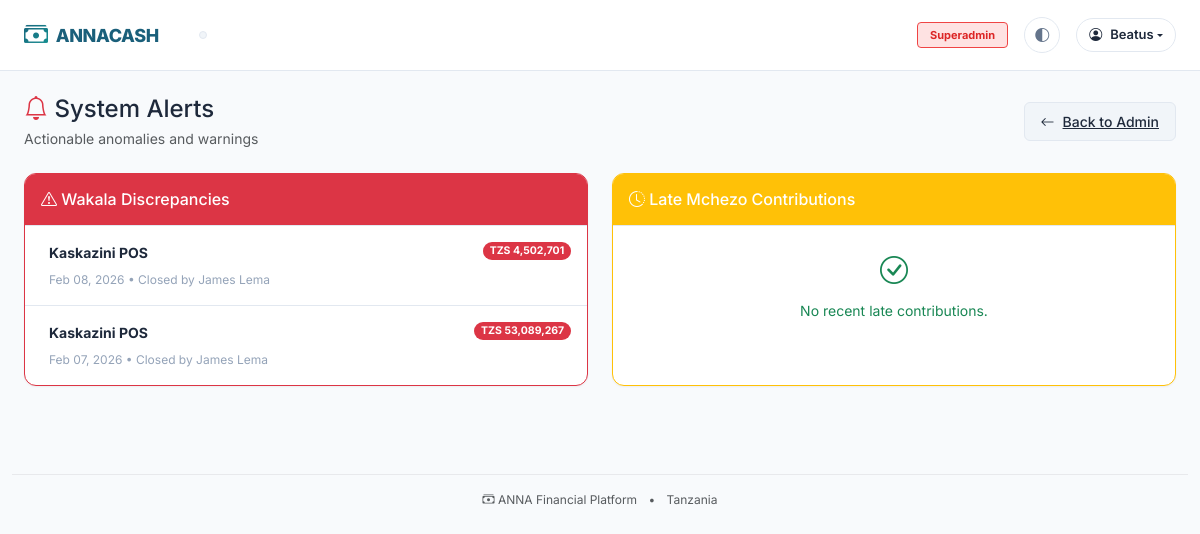
The page /audit/alerts/ (signed in) on the database as committed earlier.
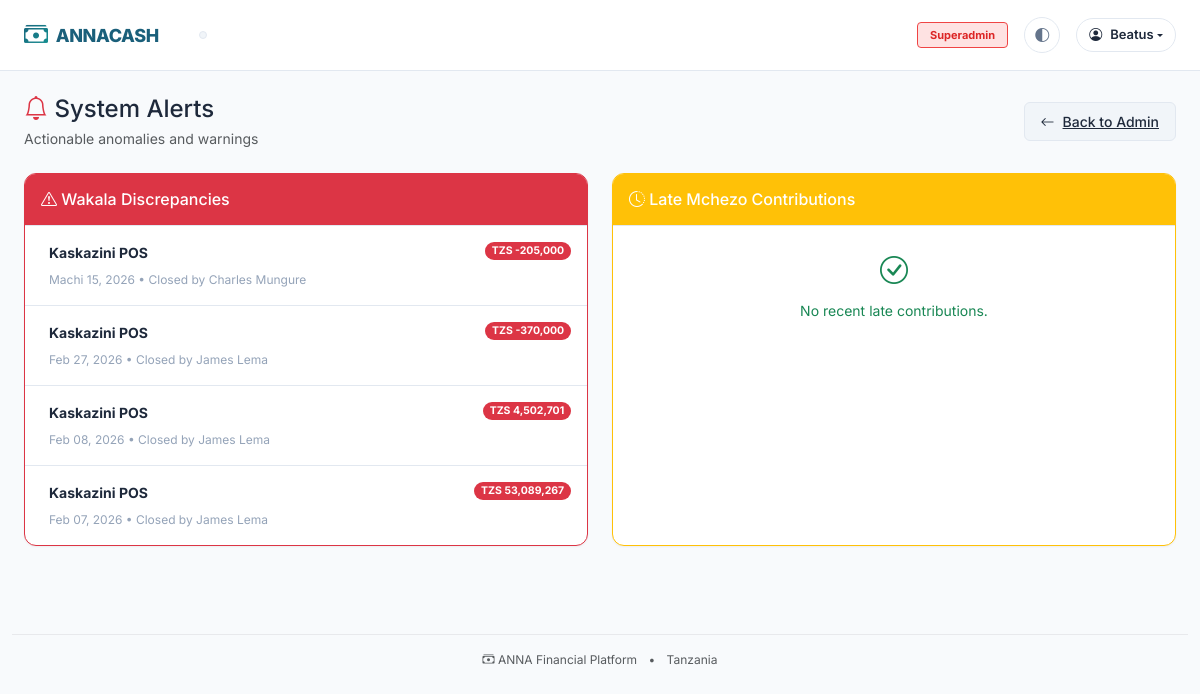
The same page on the database as committed later.
### wakala/models.py (models this page shows, shortened)
class FinancialDay(AuditableModel):
    STATUS_CHOICES = [
        ("draft", "Draft"),
        ("open", "Open"),
        ("closing", "Closing"),
        ("closed", "Closed"),
    ]
    wakala = models.ForeignKey(
        Wakala, on_delete=models.CASCADE, related_name="financial_days"
    )
    date = models.DateField()
    status = models.CharField(max_length=20, choices=STATUS_CHOICES, default="draft")
    opening_cash = models.DecimalField(
        max_digits=15, decimal_places=2, default=0, validators=[MinValueValidator(0)]
    )
    opening_float = models.DecimalField(
        max_digits=15, decimal_places=2, default=0, validators=[MinValueValidator(0)]
    )
    opening_balance = models.DecimalField(
        max_digits=15, decimal_places=2, default=0, validators=[MinValueValidator(0)]
    )
    opening_balance_note = models.TextField(blank=True)
    computed_closing_cash = models.DecimalField(
        max_digits=15, decimal_places=2, default=0, validators=[MinValueValidator(0)]
    )
    computed_closing_float = models.DecimalField(
        max_digits=15, decimal_places=2, default=0, validators=[MinValueValidator(0)]
    )
    computed_closing_balance = models.DecimalField(
        max_digits=15, decimal_places=2, default=0, validators=[MinValueValidator(0)]
    )
    closing_cash = models.DecimalField(
        max_digits=15,
        decimal_places=2,
        null=True,
        blank=True,
        validators=[MinValueValidator(0)],
    )
    closing_float = models.DecimalField(
        max_digits=15,
        decimal_places=2,
        null=True,
        blank=True,
        validators=[MinValueValidator(0)],
    )
    closing_balance = models.DecimalField(
        max_digits=15,
        decimal_places=2,
        null=True,
        blank=True,
        validators=[MinValueValidator(0)],
    )
    closing_balance_note = models.TextField(blank=True)
    discrepancy = models.DecimalField(max_digits=15, decimal_places=2, default=0)
    discrepancy_note = models.TextField(blank=True)
    opened_at = models.DateTimeField(blank=True, null=True)
    closed_at = models.DateTimeField(blank=True, null=True)
    opened_by = models.ForeignKey(
        settings.AUTH_USER_MODEL,
        on_delete=models.SET_NULL,
        null=True,
        blank=True,
        related_name="financial_days_opened",
    )
    closed_by = models.ForeignKey(
        settings.AUTH_USER_MODEL,
        on_delete=models.SET_NULL,
        null=True,
        blank=True,
        related_name="financial_days_closed",
    )
    class Meta:
        unique_together = ("wakala", "date")
        ordering = ["-date"]
        verbose_name = "Financial Day"
        verbose_name_plural = "Financial Days"

class Wakala(AuditableModel):
    name = models.CharField(max_length=200)
    business_type = models.CharField(max_length=100)
    registration_number = models.CharField(max_length=50, blank=True, null=True)
    tin = models.CharField(max_length=20, blank=True, null=True)
    phone_number = models.CharField(max_length=20)
    alternate_phone = models.CharField(max_length=20, blank=True, null=True)
    email = models.EmailField(blank=True, null=True)
    address = models.TextField(blank=True)
    region = models.CharField(max_length=100, blank=True)
    district = models.CharField(max_length=100, blank=True)
    owner = models.ForeignKey(
        settings.AUTH_USER_MODEL, on_delete=models.PROTECT, related_name="wakala_owned"
    )
    is_active = models.BooleanField(default=True)
    allows_agents = models.BooleanField(default=True)
    requires_manager_approval = models.BooleanField(default=False)
    established_date = models.DateField(default=timezone.now)
    class Meta:
        verbose_name = "Wakala"
        verbose_name_plural = "Wakalas"
        ordering = ["name"]

### accounts/models.py (models this page shows, shortened)
class User(AbstractBaseUser, PermissionsMixin):
    email = models.EmailField(unique=True)
    phone_number = models.CharField(max_length=20, unique=True, blank=True, null=True)
    first_name = models.CharField(max_length=100)
    last_name = models.CharField(max_length=100)
    is_active = models.BooleanField(default=True)
    is_staff = models.BooleanField(default=False)
    is_superuser = models.BooleanField(default=False)
    date_joined = models.DateTimeField(default=timezone.now)
    last_login = models.DateTimeField(blank=True, null=True)
    profile_image = models.ImageField(upload_to="profiles/", blank=True, null=True)
    bio = models.TextField(blank=True)
    timezone = models.CharField(max_length=50, default="Africa/Nairobi")
    national_id = models.CharField(max_length=20, blank=True, null=True)
    region = models.CharField(max_length=100, blank=True)
    district = models.CharField(max_length=100, blank=True)
    objects = UserManager()
    USERNAME_FIELD = "email"
    REQUIRED_FIELDS = ["first_name", "last_name"]
    class Meta:
        verbose_name = "User"
        verbose_name_plural = "Users"
        ordering = ["-date_joined"]
    def get_full_name(self):
        return f"{self.first_name} {self.last_name}".strip()

### audit/views.py (the view)
# urls.py: path("alerts/", views.audit_alerts, name="alerts"),
@login_required
@user_passes_test(lambda u: u.is_superuser)
def audit_alerts(request):
    discrepancy_days = FinancialDay.objects.exclude(discrepancy=0).order_by('-date')[:50]
    late_contributions = Contribution.objects.filter(is_late=True, status='completed').order_by('-contribution_date')[:50]
    return render(
        request,
        "audit/alerts.html",
        {
            "page_title": "System Alerts",
            "discrepancy_days": discrepancy_days,
            "late_contributions": late_contributions,
        },
    )

### core/context_processors.py (called while the page is built, shortened)
def navigation_context(request):
    from core.models import WakalaRole, MchezoRole
    wakala_roles = WakalaRole.objects.filter(
        user=request.user, is_active=True
    ).select_related("wakala")
    wakalas = [role.wakala for role in wakala_roles]
    mchezo_roles = MchezoRole.objects.filter(
        user=request.user, is_active=True
    ).select_related("group")
    mchezo_groups = [role.group for role in mchezo_roles]
    return {
        "wakalas": wakalas,
        "mchezo_groups": mchezo_groups,
        "has_wakala_access": len(wakalas) > 0,
        "has_mchezo_access": len(mchezo_groups) > 0,
    }

### core/models.py (called while the page is built)
    def get_queryset(self):
        return super().get_queryset().filter(is_deleted=False)

### core/templatetags/permissions.py (called while the page is built)
@register.simple_tag
def format_tzs(amount):
    try:
        return f"TZS {float(amount):,.0f}"
    except (ValueError, TypeError):
        return "TZS 0"

### templates/audit/alerts.html (shortened to what this page needs)
{% extends 'base.html' %}
{% load permissions %}
{% block content %}
<div class="d-flex justify-content-between align-items-center flex-wrap mb-4">
    <div>
        <h4 class="mb-1">
            <i class="bi bi-bell text-danger"></i> System Alerts
        </h4>
        <p class="text-muted mb-0">Actionable anomalies and warnings</p>
    </div>
    <div class="d-flex gap-2 mt-3 mt-md-0">
        <a href="{% url 'dashboard:admin' %}" class="anna-btn anna-btn-secondary">
            <i class="bi bi-arrow-left"></i> Back to Admin
        </a>
    </div>
</div>
<div class="row g-4 mb-4">
    <div class="col-12 col-lg-6">
        <div class="anna-card h-100 border-danger">
            <div class="anna-card-header bg-danger text-white">
                <h6 class="mb-0"><i class="bi bi-exclamation-triangle"></i> Wakala Discrepancies</h6>
            </div>
            <div class="anna-card-body p-0">
                <div class="list-group list-group-flush">
                    {% for day in discrepancy_days %}
                    <a href="{% url 'admin:wakala_financialday_change' day.id %}" class="list-group-item list-group-item-action d-flex justify-content-between align-items-start py-3">
                        <div class="ms-2 me-auto">
                            <div class="fw-bold">{{ day.wakala.name }}</div>
                            <small class="text-muted">{{ day.date|date:"M d, Y" }} • Closed by {{ day.closed_by.get_full_name|default:day.closed_by.email }}</small>
                        </div>
                        <span class="badge bg-danger rounded-pill">{% format_tzs day.discrepancy %}</span>
                    </a>
                    {% empty %}
                    <div class="p-4 text-center text-success">
                        <i class="bi bi-check-circle fs-3 d-block mb-2"></i>
                        No balancing discrepancies found.
                    </div>
                    {% endfor %}
                </div>
            </div>
        </div>
    </div>
    <div class="col-12 col-lg-6">
        <div class="anna-card h-100 border-warning">
            <div class="anna-card-header bg-warning text-white">
                <h6 class="mb-0"><i class="bi bi-clock-history"></i> Late Mchezo Contributions</h6>
            </div>
            <div class="anna-card-body p-0">
                <div class="list-group list-group-flush">
                    {% for contrib in late_contributions %}
                    <a href="{% url 'admin:mchezo_contribution_change' contrib.id %}" class="list-group-item list-group-item-action d-flex justify-content-between align-items-start py-3">
                        <div class="ms-2 me-auto">
                            <div class="fw-bold">{{ contrib.membership.user.get_full_name|default:contrib.membership.user.email }}</div>
                            <small class="text-muted">{{ contrib.cycle.group.name }} • Week {{ contrib.contribution_week }}</small>
                        </div>
                        <span class="badge bg-warning text-white rounded-pill">Late (Fined: {% format_tzs contrib.fine_amount %})</span>
                    </a>
                    {% empty %}
                    <div class="p-4 text-center text-success">
                        <i class="bi bi-check-circle fs-3 d-block mb-2"></i>
                        No recent late contributions.
                    </div>
                    {% endfor %}
                </div>
            </div>
        </div>
    </div>
</div>
{% endblock %}

Rows that differ between the two databases and show on the page:
added FinancialDay: wakala.name "Kaskazini POS", date "Machi 15, 2026", closed_by.get_full_name "Charles Mungure", discrepancy "TZS -205,000"
now on this page (row edited): FinancialDay: wakala.name "Kaskazini POS", date "Feb 27, 2026", closed_by.get_full_name "James Lema", discrepancy "TZS -370,000"
